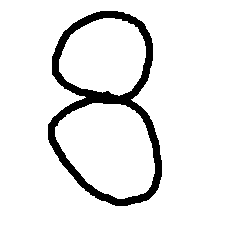
#> input picture _4.python/opencv/8.bmp, 240 x 240 px, given in place of ims01.bmp, which was not available
$ python opencv50_new3.hist.py
#> lines starting #> are read from the running program, lines starting #| are printed output that depends on the picture; after the words box and inside, x2 and y2 are one past the last pixel; in counts of white or black regions, pixels touching at a corner belong together; pictures that were not available may be replaced by others from this repository, and a replacement may not be noted
"""

cv2


"""

import os
import sys
import time
import random

import matplotlib.pyplot as plt
import numpy as np
import math

font_filename = "C:/_git/vcs/_1.data/______test_files1/_font/msch.ttf"
# 設定中文字型及負號正確顯示
# 設定中文字型檔
plt.rcParams["font.sans-serif"] = "Microsoft JhengHei"  # 將字體換成 Microsoft JhengHei
# 設定負號
plt.rcParams["axes.unicode_minus"] = False  # 讓負號可正常顯示

print("------------------------------------------------------------")  # 60個

#用hist()和cv2.calcHist()函數繪制直方圖

filename = 'C:/_git/vcs/_4.python/_data/ims01.bmp'

import cv2
import numpy as np
import matplotlib.pyplot as plt

img = cv2.imread(filename)   #img.shape返回(576, 720, 3)
#> img is the input picture: shape (240, 240, 3); 92.4% white; 1 black region, box (x1, y1, x2, y2) and area: (48, 11, 162, 206) 4395
img_gray = cv2.cvtColor(img,cv2.COLOR_BGR2GRAY)

#使用hist()函數繪圖---
#注意：用這個函數畫圖像直方圖時一定要用灰度圖像，如果非用彩圖，那得按通道畫，不然沒有什么意義
plt.figure(figsize=(16,8))

plt.subplot(131)
plt.imshow(img[:,:,::-1])   #原圖
plt.title('原圖')

plt.subplot(132)
num_bins = 64  # 直方圖顯示時的束數
plt.hist(img_gray.ravel(), num_bins)  #將灰度級劃分為 num_bins 個等級
plt.xlim(0-10, 256+10) # 設定 x 軸座標範圍
plt.title('原圖轉灰階後的灰度直方圖')

#---------使用cv2.calcHist()函數繪圖----這個函數可以傳入彩圖，因為它還有一個channel參數，就把通道分開了
hist_b = cv2.calcHist([img], [0], None, [256], [0, 256])  #彩圖 之 第0通道, 256束
#> hist_b = 256 values, max 53205 at index 255, min 0 at index 1, mean 225
hist_g = cv2.calcHist([img], [1], None, [256], [0, 256])  #彩圖 之 第1通道, 256束
#> hist_g has the same summary as hist_b
hist_r = cv2.calcHist([img], [2], None, [256], [0, 256])  #彩圖 之 第2通道, 256束
#> hist_r has the same summary as hist_b
hist_gray = cv2.calcHist([img_gray], [0], None, [256], [0, 256])  #灰階圖 之 第0通道, 256束
#> hist_gray has the same summary as hist_b

plt.subplot(133)
plt.plot(hist_b, color='b')
plt.plot(hist_g, color='g')
plt.plot(hist_r, color='r')
plt.plot(hist_gray, color='gray')
plt.xlim(0-10, 256+10) # 設定 x 軸座標範圍
plt.title('原圖各分量與灰階的直方圖')

plt.show()
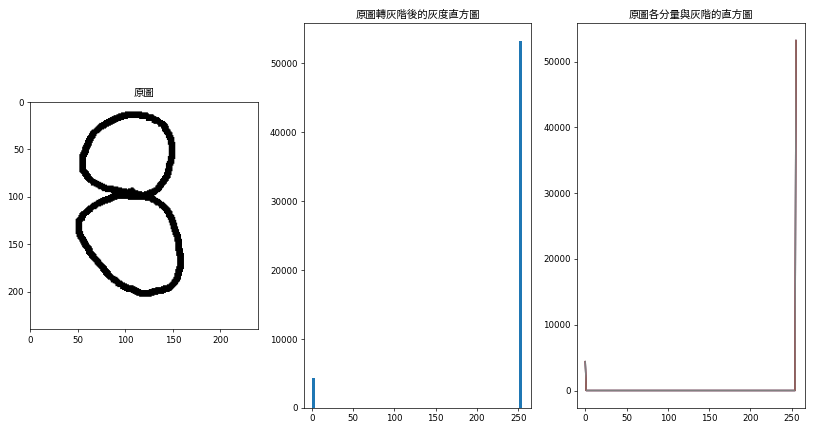
#> figure drawn by matplotlib, 3 panels; panel 2: tallest bar 53205 high, from x = 251 to 255; panel 3: curve peaks at x = 255, y = 53205; panel 3: curve peaks at x = 255, y = 53205; panel 3: curve peaks at x = 255, y = 53205

print("------------------------------------------------------------")  # 60個

filename = 'C:/_git/vcs/_4.python/_data/elephant.jpg'
filename = 'C:/_git/vcs/_4.python/_data/ims01.bmp'

#使用 mask 繪製直方圖
import cv2
import numpy as np
import matplotlib.pyplot as plt

img = cv2.imread(filename)
print(img.shape)
#| (240, 240, 3)

# 做一個一樣大小的mask 黑色
mask = np.zeros(img.shape, np.uint8)
#修改mask
offset = 50
mask[offset:480-offset, offset:640-offset]=255  # 白色 前y 後 x
img_mask = cv2.bitwise_and(img, mask)
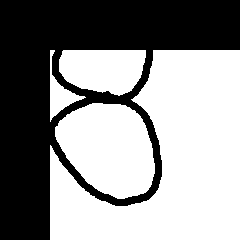
#> img_mask: shape (240, 240, 3); 56.7% white; 1 black region, box (x1, y1, x2, y2) and area: (0, 0, 240, 240) 24923

#原圖之統計數據
hist_img = cv2.calcHist([img], [0], None, [256], [0,256])
#> hist_img has the same summary as hist_b

#原圖+mask後之統計數據
hist_img_mask = cv2.calcHist([img], [0], mask[:,:,0], [256], [0,256])
#> hist_img_mask = 256 values, max 32677 at index 255, min 0 at index 1, mean 141

#應該等同於上面數據
offset = 50
hist_mask = cv2.calcHist([img_mask[offset:480-offset, offset:640-offset]], [0], None, [256], [0,256])
#> hist_mask has the same summary as hist_img_mask

plt.figure(figsize=(16,8))

plt.subplot(231)
plt.imshow(img[:,:,::-1])
plt.title('原圖')

plt.subplot(232)
plt.imshow(mask)
plt.title('mask')

plt.subplot(233)
plt.imshow(img_mask[:,:,::-1])
plt.title('原圖mask後')

plt.subplot(234)
plt.plot(hist_img, 'r')
plt.plot(hist_img_mask, 'g') #無掩膜和有掩膜的直方圖畫到一起
plt.xlim(0-10, 256+10) # 設定 x 軸座標範圍
plt.title('')

plt.subplot(235)
plt.plot(hist_img_mask)   #單獨劃出有掩膜的直方圖
plt.xlim(0-10, 256+10) # 設定 x 軸座標範圍
plt.title('')

plt.subplot(236)
plt.plot(hist_mask)     #單獨把mask部分圖像的直方圖畫出來，和上面的一模一樣
plt.xlim(0-10, 256+10) # 設定 x 軸座標範圍
plt.title('')

plt.show()
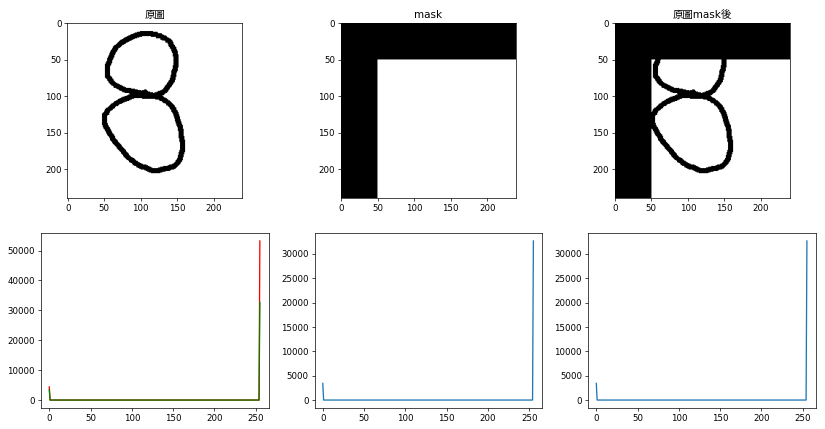
#> figure drawn by matplotlib, 6 panels; panel 4: curve peaks at x = 255, y = 53205; panel 4: curve peaks at x = 255, y = 32677; panel 5: curve peaks at x = 255, y = 32677; panel 6: curve peaks at x = 255, y = 32677

sys.exit()
#> (the program exits here)
